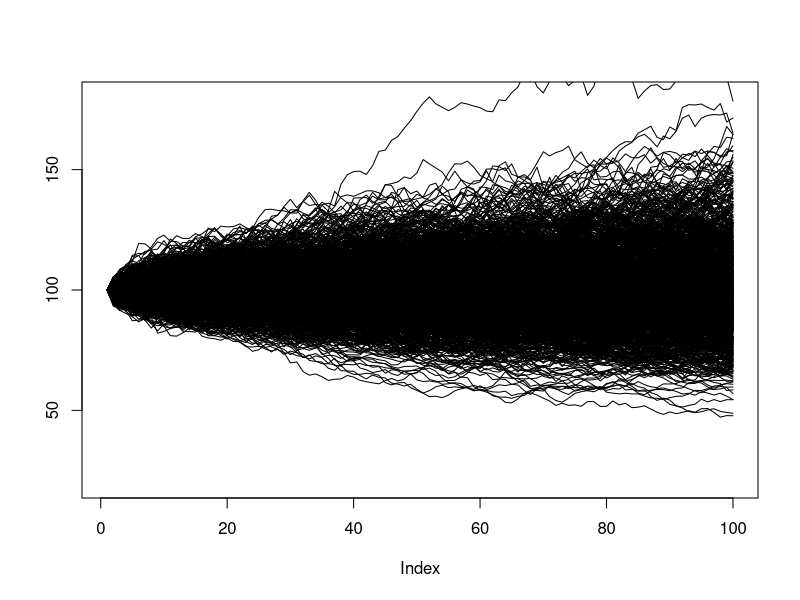

R code for this plot:
s_0 <- 100
paths <- 1000
sigma <- 0.2
mu <- 0.05 
r <- 0 
dt <- 0.01
T <- 1/dt
k <-100

rands <- matrix(rnorm(100000,0,1),paths,T)
S <- matrix(rep(0, T*paths), paths, T)
#W <- matrix(rep(0,T*paths), paths, T)

S[,1] <- s_0

for(i in 2: T){
  S[,i] <- S[,i-1] + r * dt * S[,i-1] + sigma * S[,i-1] * rands[,i] * sqrt(dt)
  #W[,i] <- W[, i-1] + rands[,i] * sqrt(delta)
}

plot(S[1,], ylim = c(20,180),type = "l", ylab="")
for(i in 2:paths){
  lines(S[i,], type = "l")
}

mean(max(S[,100]-100,0))

max_s <- sapply(S[,T] - 100, function(x){
  max(x,0)
})
# pay off using simulation

mean(max_s)

# (a)
# B-S model
#find d1 and d2
T_bs <- 1
d1 <- (log(k/s_0) - (r - sigma^2/2) * T_bs)/ sigma * T_bs
d2 <- d1 - sigma * sqrt(T_bs)

nd1 <- pnorm(d1, mean=0, sd=1) 
nd2 <- pnorm(d2, mean=0, sd=1) 

# pay off using B-S model
call_pay_off <- s_0 * nd1 - k* exp(-r * T_bs) * nd2

# (b)
S_asian <- rowSums(S * dt)

max_s_asian <- sapply(S_asian - 100, function(x){
  max(x,0)
})
# pay off of Asian option
mean(max_s_asian)


